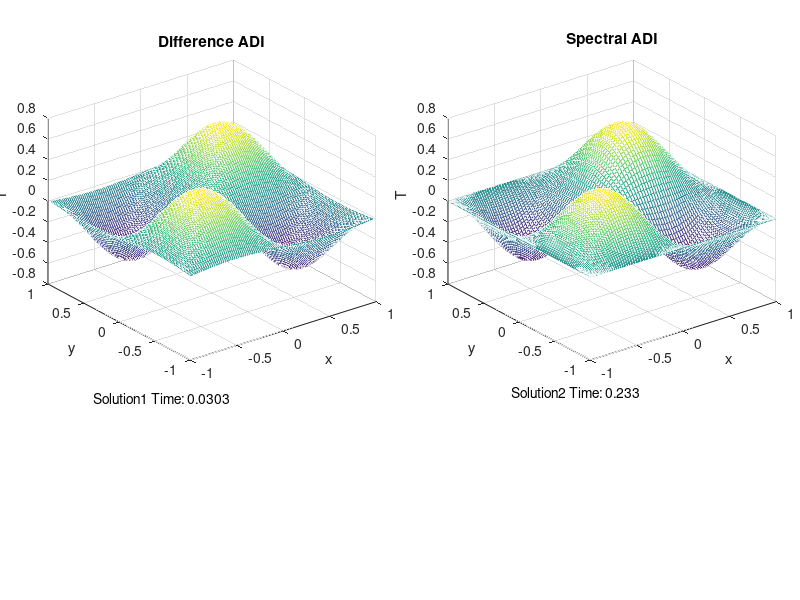

Recreate this plot in MATLAB.
%% Двумерное уравнение теплопроводности
%% Схемы Переменных Направлений - 
%% с матрицами разностного и спектрального дифференцирования
clear

L = 2;
n = 100; Nt = 50;
tau = 0.01; h = L/(n+1);

%%%% построение сетки для разностной схемы %%%%%%%%%%%%%%%%%%%%
x_d = -L/2+h : h : L/2-h;
[Y_d,X_d] = ndgrid(x_d,x_d);

%%%% построение разностного оператора дифференцирования %%%%%
F_d = 10*sin(2*pi*X_d/L).*sin(2*pi*Y_d/L); % AU=F
U = zeros(n,n); % начальное условие
e = ones(n,1);
A_d = spdiags([e,-2*e e], -1:1, n,n)/h^2; 
E = eye(size(A_d));
Apos_d = E + 0.5*tau*A_d;
Aneg_d = E - 0.5*tau*A_d;
W_d = U;

tic
for k=1:Nt
  f = (Apos_d*(W_d.'))' + 0.5*tau*F_d;
  W_d = Aneg_d\f;       % МПН x-направление
  f = Apos_d*W_d + 0.5*tau*F_d;
  W_d = (Aneg_d\f.').'; % МПН y-направление
end
ADI_d=toc

%%%% построение сетки для спектральной схемы %%%%%%%%%%%%%%%%%%%%
N=n+2;
x_s = -cos(((1:N)-1)*pi/(N-1));
x_s = x_s(2:end-1);
[Y_s,X_s] = ndgrid(x_s,x_s);

%%%% построение спектрального оператора дифференцирования %%%%%
F_s = 10*sin(2*pi*X_s/L).*sin(2*pi*Y_s/L);
E = speye(n); 
A_s = gallery('chebspec',N); % матрица дифференцирования Чебышева
A_s = A_s*A_s;
A_s = A_s(2:end-1,2:end-1);

E = eye(size(A_s));
Apos_s = E + 0.5*tau*A_s;
Aneg_s = E - 0.5*tau*A_s;
W_s = U;

tic
for k=1:Nt
  f = (Apos_s*(W_s'))' + 0.5*tau*F_s;
  W_s = Aneg_s\f;       % МПН x-направление
  f = Apos_s*W_s + 0.5*tau*F_s;
  W_s = (Aneg_s\f').'; % МПН y-направление
end
ADI_s=toc

%%==========difference=============
subplot('position',[0.06,0.4, 0.41 0.5]), mesh(X_d,Y_d,W_d);
title('Difference ADI');
xlabel('x'); ylabel('y'); zlabel('T');
text(-3.2,-2.5,['Solution1 Time: ', num2str(ADI_d,3)]);
%%==========spectral===============
subplot('position',[0.56,0.4, 0.41 0.5]), mesh(X_s,Y_s,W_s);
title('Spectral ADI');
xlabel('x'); ylabel('y'); zlabel('T');
text(-3.0,-2.5,['Solution2 Time: ', num2str(ADI_s,3)]);

%%==========Difference===============
%subplot('position',[0.3,0.15, 0.41 0.2]),
%text( -0.10, 0.3,'Relative difference between the solutions:');
D=2*norm(ADI_s(:)-ADI_d(:))/norm(ADI_s(:)+ADI_d(:))
%text( 0.1, -0.0,['||U_1-U_2||/||U_1+U_2|| = ', num2str(D,3)]);
%axis off